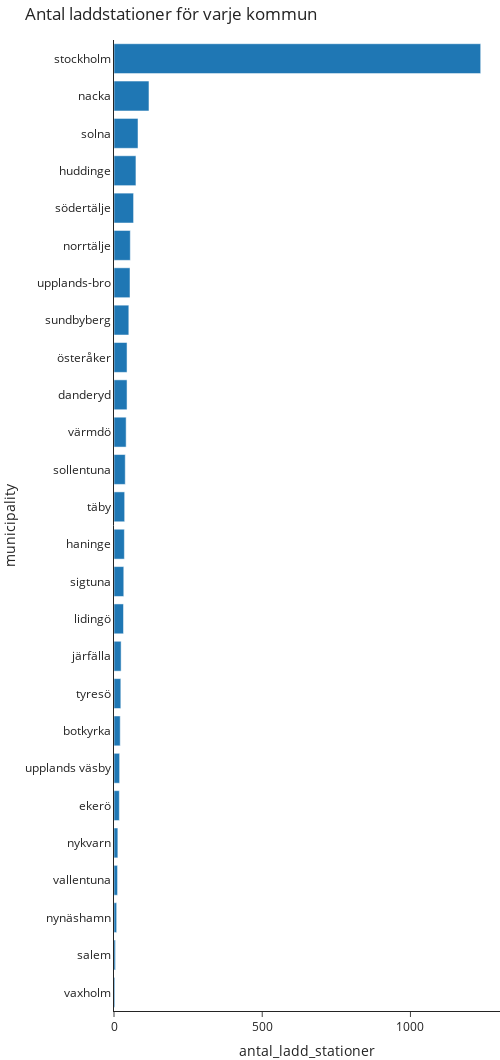

Notebook code for this chart:
### Markdown cell above
## Graph

### Code cell
import plotly_express as px
from backend.data_processing import query_analytics


df = query_analytics("nr_charger")

data = df[df["county"] == "stockholm"].sort_values(
    by="antal_ladd_stationer", ascending=True
)

fig = px.bar(
    data,
    x="antal_ladd_stationer",
    y="municipality",
    title="Antal laddstationer för varje kommun",
    orientation="h",
    template="simple_white",
    width=500,
)

fig.update_layout(height=35 * len(data) + 150,margin= dict(l=0, r=0, t=40, b=0),showlegend = False)
fig.update_yaxes(ticks="", minor=dict(ticks=""))
fig.show()

### Figure 1 — Plotly figure (JSON) as saved in the notebook; plotly's stock layout.template omitted (floating-point values rounded to 4 significant figures)
{"data": [{"hovertemplate": "antal_ladd_stationer=%{x}<br>municipality=%{y}<extra></extra>", "legendgroup": "", "marker": {"color": "#1F77B4", "pattern": {"shape": ""}}, "name": "", "orientation": "h", "showlegend": false, "textposition": "auto", "type": "bar", "x": [3, 5, 9, 12, 13, 18, 19, 21, 23, 24, 32, 33, 35, 36, 38, 41, 44, 44, 50, 54, 55, 66, 74, 81, 118, 1237], "xaxis": "x", "y": ["vaxholm", "salem", "nynäshamn", "vallentuna", "nykvarn", "ekerö", "upplands väsby", "botkyrka", "tyresö", "järfälla", "lidingö", "sigtuna", "haninge", "täby", "sollentuna", "värmdö", "danderyd", "österåker", "sundbyberg", "upplands-bro", "norrtälje", "södertälje", "huddinge", "solna", "nacka", "stockholm"], "yaxis": "y"}], "layout": {"barmode": "relative", "height": 1060, "legend": {"tracegroupgap": 0}, "margin": {"b": 0, "l": 0, "r": 0, "t": 40}, "showlegend": false, "title": {"text": "Antal laddstationer för varje kommun"}, "width": 500, "xaxis": {"anchor": "y", "domain": [0, 1], "title": {"text": "antal_ladd_stationer"}}, "yaxis": {"anchor": "x", "domain": [0, 1], "minor": {"ticks": ""}, "ticks": "", "title": {"text": "municipality"}}}}
